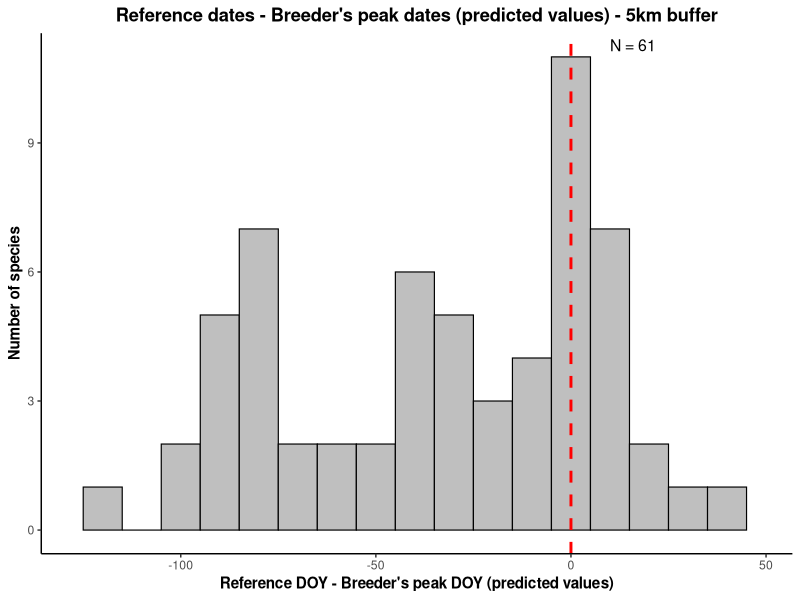

Here is the R script that generated this plot:
library(tidyverse)

df <- read_csv("bb_doy.csv", show_col_types = FALSE)

p <- ggplot(
    df,
    aes(x = `ref-breedpeak`)
) +
    geom_histogram(
        binwidth = 10,
        fill = "grey75",
        color = "black",
        linewidth = 0.4
    ) +
    geom_vline(
        xintercept = 0,
        linetype = "dashed",
        linewidth = 1,
        color = "red"
    ) +
    annotate(
        "text",
        x = 10,
        y = Inf,
        label = paste0("N = ", sum(!is.na(df$'ref-breedpeak'))),
        hjust = 0,
        vjust = 1.5,
        size = 4
    ) +
    labs(
        x = "Reference DOY - Breeder's peak DOY (predicted values)",
        y = "Number of species",
        title = "Reference dates - Breeder's peak dates (predicted values) - 5km buffer"
    ) +

    coord_cartesian(
        xlim = c(min(df$'ref-breedpeak', na.rm = TRUE) - 10,
                 max(df$'ref-breedpeak', na.rm = TRUE) + 10)
    ) +
    theme_classic() +
    theme(
        plot.title = element_text(face = "bold", hjust = 0.5),
        axis.title = element_text(face = "bold")
    )

ggsave(

"histogramReference-BreedingPeak_pred_5kmbuffer.png",

p,

width = 6,

height = 4,

dpi = 300

)
